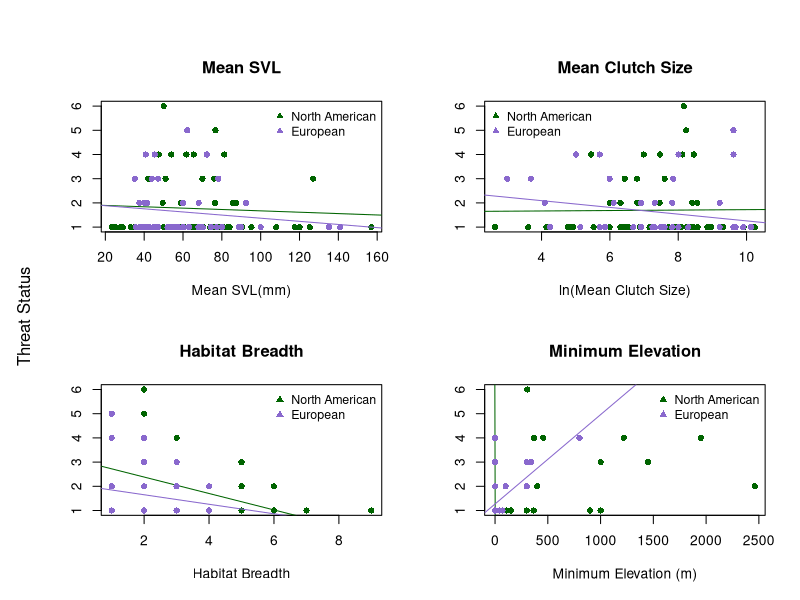
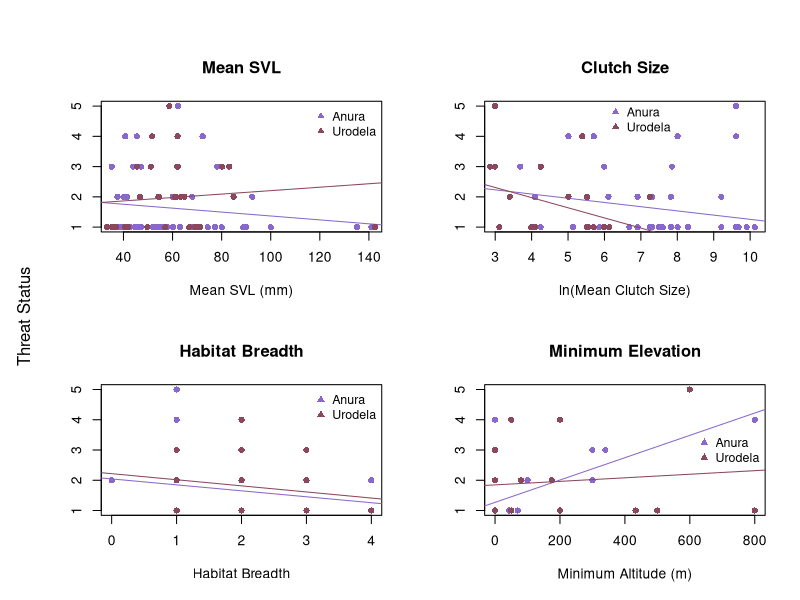

Write R code to recreate these figures, in order. (Note: this script raises an error after producing the figures.)
# ENEC 395 Undergraduate Research 
# Alicia Wood
# 3/20/17
# Correlates of Extinction Risk in European and North American Amphibians



### Setting my working directory to the folder where all of my data and code are stored

setwd('~/Desktop/Extinction-Risk')

library(dplyr)
library(tidyr)



### Reading in raw data files

NAfrogs = read.table("NorthAmericanFrogs.txt", header=T, sep = '\t', quote = "\"")
NApaired = read.table("NorthAmericanFrogsPaired.txt", header=T, sep='\t', quote = "\"")
EuroAmphib = read.table("EuropeanAmphibians.txt", header=T, sep = '\t', quote = "\"", 
                        na.strings = "DD")
Taxonomy = read.table("Taxonomy.txt", header=T, sep = '\t', quote = "\"")



### Simplifying and preparing data for analysis

#Creating Habitat Breadth columns in both datasets
EuroAmphib$Forest <- apply(EuroAmphib[,c(123:131)], 1, sum)
EuroAmphib$Forest[EuroAmphib$Forest > 0] <- 1
EuroAmphib$Savanna <- apply(EuroAmphib[,c(132:133)], 1, sum)
EuroAmphib$Savanna[EuroAmphib$Savanna > 0] <- 1
EuroAmphib$Shrubland <- apply(EuroAmphib[,c(134:141)], 1, sum)
EuroAmphib$Shrubland[EuroAmphib$Shrubland > 0] <- 1
EuroAmphib$Grassland <- apply(EuroAmphib[,c(142:148)], 1, sum)
EuroAmphib$Grassland[EuroAmphib$Grassland > 0] <- 1
EuroAmphib$Wetlands <- apply(EuroAmphib[,c(149:164)], 1, sum)
EuroAmphib$Wetlands[EuroAmphib$Wetlands > 0] <- 1
EuroAmphib$RockyAreas[EuroAmphib$Habitat_RockyAreas_inland_cliffs_moutain_peaks == 1] <- 1
EuroAmphib$RockyAreas[EuroAmphib$Habitat_RockyAreas_inland_cliffs_moutain_peaks == 0] <- 0
EuroAmphib$Caves <- apply(EuroAmphib[,c(166:167)], 1, sum)
EuroAmphib$Caves[EuroAmphib$Caves > 0] <- 1
EuroAmphib$Deserts <- apply(EuroAmphib[,c(168:170)], 1, sum)
EuroAmphib$Deserts[EuroAmphib$Deserts > 0] <- 1
EuroAmphib$ArtificialTerrestrial <- apply(EuroAmphib[,c(171:176)], 1, sum)
EuroAmphib$ArtificialTerrestrial[EuroAmphib$ArtificialTerrestrial > 0] <- 1
EuroAmphib$Other[EuroAmphib$Habitat_Other_dunes == 1] <- 1
EuroAmphib$Other[EuroAmphib$Habitat_Other_dunes == 0] <- 0
EuroAmphib$HabitatBreadth <- apply(EuroAmphib[,c(255:264)], 1, sum)
NAfrogs$HabitatBreadth <- apply(NAfrogs[,c(22:33)], 1, sum)

#Condensing mean max and min Clutch Size into 1 mean Clutch Size column for NA dataset
NAfrogs$ClutchSize <- ifelse(is.na(NAfrogs$MeanClutchSize), ifelse(is.na(NAfrogs$MaxClutchSize), 
                      ifelse(is.na(NAfrogs$MinClutchSize), NA, NAfrogs$MinClutchSize),
                      ifelse(is.na(NAfrogs$MinClutchSize), NAfrogs$MaxClutchSize, 
                      rowMeans(NAfrogs[,c("MinClutchSize", "MaxClutchSize")]))), 
                      NAfrogs$MeanClutchSize)

#Simplifying NAfrogs SVL data into 1 Mean SVL column
NAfrogs$SVLunspecified <- ifelse(is.na(NAfrogs$MeanSVL_Unspecified_mm), 
                                 ifelse(is.na(NAfrogs$MaxSVL_Unspecified_mm),
                                        ifelse(is.na(NAfrogs$MinSVL_Unspecified_mm), NA, 
                                               NAfrogs$MinSVL_Unspecified_mm), 
                                        ifelse(is.na(NAfrogs$MinSVL_Unspecified_mm), 
                                               NAfrogs$MaxSVL_Unspecified_mm, 
                                               rowMeans(NAfrogs[,c("MinSVL_Unspecified_mm", 
                                                                   "MaxSVL_Unspecified_mm")]))), 
                                 NAfrogs$MeanSVL_Unspecified_mm)
NAfrogs$SVLfemale <- ifelse(is.na(NAfrogs$MeanSVL_Female_mm), 
                            ifelse(is.na(NAfrogs$MaxSVL_Female_mm), 
                                   ifelse(is.na(NAfrogs$MinSVL_Female_mm), NA, 
                                          NAfrogs$MinSVL_Female_mm), 
                                   ifelse(is.na(NAfrogs$MinSVL_Female_mm), 
                                          NAfrogs$MaxSVL_Female_mm, 
                                          rowMeans(NAfrogs[,c("MinSVL_Female_mm", 
                                                              "MaxSVL_Female_mm")]))), 
                            NAfrogs$MeanSVL_Female_mm)
NAfrogs$SVLmale <- ifelse(is.na(NAfrogs$MeanSVL_Male_mm), 
                          ifelse(is.na(NAfrogs$MaxSVL_Male_mm), 
                                 ifelse(is.na(NAfrogs$MinSVL_Male_mm), NA, 
                                        NAfrogs$MinSVL_Male_mm), 
                                 ifelse(is.na(NAfrogs$MinSVL_Male_mm), NAfrogs$MaxSVL_Male_mm, 
                                        rowMeans(NAfrogs[,c("MinSVL_Male_mm", 
                                                            "MaxSVL_Male_mm")]))), 
                          NAfrogs$MeanSVL_Male_mm)
NAfrogs$SVLMFmean <- rowMeans(NAfrogs[,c("SVLfemale", "SVLmale")])
NAfrogs$SVL <- ifelse(!is.na(NAfrogs$SVLunspecified) & !is.na(NAfrogs$SVLfemale) & 
                        !is.na(NAfrogs$SVLmale), rowMeans(NAfrogs[,c("SVLunspecified", 
                                                                     "SVLMFmean")]), 
                      ifelse(is.na(NAfrogs$SVLunspecified), 
                             ifelse(is.na(NAfrogs$SVLfemale), 
                                    ifelse(is.na(NAfrogs$SVLmale), NA, NAfrogs$SVLmale), 
                                    ifelse(is.na(NAfrogs$SVLmale), NAfrogs$SVLfemale, 
                                           NAfrogs$SVLMFmean)), NAfrogs$SVLunspecified))



### Organizing Threat Data

# Creating Continuous Threat Status Values in European Dataset
EuroAmphib$threat[EuroAmphib$IUCN_Status_LeastConcern == 1] <- 1
EuroAmphib$threat[EuroAmphib$IUCN_Status_NearThreatened == 1] <- 2
EuroAmphib$threat[EuroAmphib$IUCN_Status_Vulnerable == 1] <- 3
EuroAmphib$threat[EuroAmphib$IUCN_Status_Endangered == 1] <- 4
EuroAmphib$threat[EuroAmphib$IUCN_Status_CriticallyEndangered == 1] <- 5
# Creating Threat status ordinal values
threat = data.frame(IUCN_Threat_Status = c('LC', 'NT', 'VU', 'EN', 'CR', 'EW'),
                    threat = 1:6)



### Joining in taxonomy and threat datasets

NAfrogs <- merge(NAfrogs, Taxonomy, by = "SpeciesName") %>% left_join(threat)
EuroAmphib <- merge(EuroAmphib, Taxonomy, by = "SpeciesName")



### Dividing European dataset into Anura and Urodela order datasets

Efrogs <- EuroAmphib[EuroAmphib$Order == 'Anura',]
Esalamanders <- EuroAmphib[EuroAmphib$Order == 'Urodela',]



##### Plots and Linear Models



## North American and European Anura Comparison
pdf('plots/NA_Eur_anura.pdf', height = 8, width = 10)
par(mfrow=c(2,2), oma = c(0,2,2,0))
# SVL
plot(NAfrogs$SVL, NAfrogs$threat, xlab = "Mean SVL(mm)", ylab = "", 
     main = "Mean SVL", col = "darkgreen", pch = 16)
lm_svl_na = lm(NAfrogs$threat ~ NAfrogs$SVL)
abline(lm_svl_na, col = "darkgreen")
summary(lm_svl_na)
points(Efrogs$SVL_Unspecified_mm, Efrogs$threat, 
       col = "mediumpurple3", pch = 16)
lm_svl_e = lm(Efrogs$threat ~ Efrogs$SVL_Unspecified_mm)
abline(lm_svl_e, col = "mediumpurple3")
summary(lm_svl_e)
legend("topright", c("North American", "European"), pch = 17, 
       col = c("darkgreen", "mediumpurple3"), cex = 0.9, bty = "n")
# Clutch Size
plot(log(NAfrogs$ClutchSize), NAfrogs$threat, xlab = "ln(Mean Clutch Size)", ylab = "", 
     main = "Mean Clutch Size", col = "darkgreen", pch = 16)
lm_cs_na = lm(NAfrogs$threat ~ log(NAfrogs$ClutchSize))
abline(lm_cs_na, col = "darkgreen")
summary(lm_cs_na)
points(log(Efrogs$Number_of_eggs_or_offspring), Efrogs$threat, 
       col = "mediumpurple3", pch = 16)
lm_cs_e = lm(Efrogs$threat ~ log(Efrogs$Number_of_eggs_or_offspring))
abline(lm_cs_e, col = "mediumpurple3")
summary(lm_cs_e)
legend("topleft", c("North American", "European"), pch = 17, 
       col = c("darkgreen", "mediumpurple3"), cex = 0.9, bty = "n")
# Habitat Breadth
plot(NAfrogs$HabitatBreadth, NAfrogs$threat, xlab = "Habitat Breadth", ylab = "", 
     main = "Habitat Breadth", col = "darkgreen", pch = 16)
lm_hb_na = lm(NAfrogs$threat ~ NAfrogs$HabitatBreadth)
abline(lm_hb_na, col = "darkgreen")
summary(lm_hb_na)
points(Efrogs$HabitatBreadth, Efrogs$threat, 
       col = "mediumpurple3", pch = 16)
lm_hb_e = lm(Efrogs$threat ~ Efrogs$HabitatBreadth)
abline(lm_hb_e, col = "mediumpurple3")
summary(lm_hb_e)
legend("topright", c("North American", "European"), pch = 17, 
       col = c("darkgreen", "mediumpurple3"), cex = 0.9, bty = "n")
# Minimum Elevation
plot(NAfrogs$MinElevation_m, NAfrogs$threat, xlab = "Minimum Elevation (m)", 
     ylab = "", main = "Minimum Elevation", 
     col = "darkgreen", pch = 16)
lm_me_na = lm(NAfrogs$threat ~ NAfrogs$MinElevation_m)
abline(lm_me_na, col = "darkgreen")
summary(lm_me_na)
points(Efrogs$Altitude_min, Efrogs$threat, col = "mediumpurple3", pch = 16)
lm_me_e = lm(Efrogs$threat ~ Efrogs$Altitude_min)
abline(lm_me_e, col = "mediumpurple3")
summary(lm_me_e)
legend("topright", c("North American", "European"), pch = 17, 
       col = c("darkgreen", "mediumpurple3"), cex = 0.9, bty = "n")
mtext("Threat Status", side = 2, outer = TRUE)
dev.off()

# Multi-Variable Linear Model North American Frogs
Multi_lm_na = lm(NAfrogs$threat ~ NAfrogs$SVL + NAfrogs$ClutchSize + 
                   NAfrogs$HabitatBreadth + NAfrogs$MinElevation_m)
summary(Multi_lm_na)
# Multi-Variable Linear Model European Frogs
Multi_lm_e = lm(Efrogs$threat ~ Efrogs$SVL_Unspecified_mm + 
                  Efrogs$Number_of_eggs_or_offspring + 
                  Efrogs$HabitatBreadth + Efrogs$Altitude_min)
summary(Multi_lm_e)


## European Anura and Urodela Comparison
pdf('plots/EurF_EurS.pdf', height = 8, width = 10)
par(mfrow=c(2,2), oma = c(0,2,2,0))
# SVL
plot(Efrogs$SVL_Unspecified_mm, Efrogs$threat, xlab = "Mean SVL (mm)", ylab = "", 
     col = "mediumpurple3", main = "Mean SVL", pch = 16)
lm_svl_f = lm(Efrogs$threat ~ Efrogs$SVL_Unspecified_mm)
abline(lm_svl_f, col = "mediumpurple3")
summary(lm_svl_f)
points(Esalamanders$SVL_Unspecified_mm, Esalamanders$threat, 
       col = "palevioletred4", pch = 16)
lm_svl_s = lm(Esalamanders$threat ~ Esalamanders$SVL_Unspecified_mm)
abline(lm_svl_s, col = "palevioletred4")
summary(lm_svl_s)
legend("topright", c("Anura", "Urodela"), pch = 17, 
       col = c("mediumpurple3", "palevioletred4"), cex = 0.9, bty = "n")
# Clutch Size
plot(log(Efrogs$Number_of_eggs_or_offspring), Efrogs$threat, xlab = "ln(Mean Clutch Size)", 
     ylab = "", col = "mediumpurple3", main = "Clutch Size", pch = 16)
lm_cs_f = lm(Efrogs$threat ~ log(Efrogs$Number_of_eggs_or_offspring))
abline(lm_cs_f, col = "mediumpurple3")
summary(lm_cs_f)
points(log(Esalamanders$Number_of_eggs_or_offspring), Esalamanders$threat, 
       col = "palevioletred4", pch = 16)
lm_cs_s = lm(Esalamanders$threat ~ log(Esalamanders$Number_of_eggs_or_offspring))
abline(lm_cs_s, col = "palevioletred4")
summary(lm_cs_s)
legend(6,5.3, c("Anura", "Urodela"), pch = 17, 
       col = c("mediumpurple3", "palevioletred4"), cex = 0.9, bty = "n")
# Habitat Breadth
plot(Efrogs$HabitatBreadth, Efrogs$threat, xlab = "Habitat Breadth", 
     ylab = "", col = "mediumpurple3", main = "Habitat Breadth", pch = 16)
lm_hb_f = lm(Efrogs$threat ~ Efrogs$HabitatBreadth)
abline(lm_hb_f, col = "mediumpurple3")
summary(lm_hb_f)
points(Esalamanders$HabitatBreadth, Esalamanders$threat, 
       col = "palevioletred4", pch = 16)
lm_hb_s = lm(Esalamanders$threat ~ Esalamanders$HabitatBreadth)
abline(lm_hb_s, col = "palevioletred4")
summary(lm_hb_s)
legend("topright", c("Anura", "Urodela"), pch = 17, 
       col = c("mediumpurple3", "palevioletred4"), cex = 0.9, bty = "n")
# Minimum Elevation
plot(Efrogs$Altitude_min, Efrogs$threat, xlab = "Minimum Altitude (m)", 
     ylab = "", col = "mediumpurple3", 
     main = "Minimum Elevation", pch = 16)
lm_me_f = lm(Efrogs$threat ~ Efrogs$Altitude_min)
abline(lm_me_f, col = "mediumpurple3")
summary(lm_me_f)
points(Esalamanders$Altitude_min, Esalamanders$threat, 
       col = "palevioletred4", pch = 16)
lm_me_s = lm(Esalamanders$threat ~ Esalamanders$Altitude_min)
abline(lm_me_s, col = "palevioletred4")
summary(lm_me_s)
legend("right", c("Anura", "Urodela"), pch = 17, 
       col = c("mediumpurple3", "palevioletred4"), cex = 0.9, bty = "n")
mtext("Threat Status", outer = TRUE, side = 2)
dev.off()

# Multi-Variable Linear Model European Frogs
Multi_lm_e = lm(Efrogs$threat ~ Efrogs$SVL_Unspecified_mm + 
                  Efrogs$Number_of_eggs_or_offspring + 
                  Efrogs$HabitatBreadth + Efrogs$Altitude_min)
summary(Multi_lm_e)
# Multi-Variable Linear Model European Frogs
Multi_lm_s = lm(Esalamanders$threat ~ Esalamanders$SVL_Unspecified_mm + 
                  Esalamanders$Number_of_eggs_or_offspring + 
                  Esalamanders$HabitatBreadth + 
                  Esalamanders$Altitude_min)
summary(Multi_lm_s)



#### Paired Analysis


#preparing the paired dataset
NApaired$HabitatBreadth1 <- apply(NApaired[,c(24:35)], 1, sum)
NApaired$HabitatBreadth2 <- apply(NApaired[,c(63:74)], 1, sum)

NApaired$ClutchSize1 <- ifelse(is.na(NApaired$MeanClutchSize1), 
                               ifelse(is.na(NApaired$MaxClutchSize1), 
                                      ifelse(is.na(NApaired$MinClutchSize1), NA, 
                                             NApaired$MinClutchSize1), 
                                      ifelse(is.na(NApaired$MinClutchSize1), 
                                             NApaired$MaxClutchSize1, 
                                             rowMeans(NApaired[,c("MinClutchSize1", 
                                                                  "MaxClutchSize1")]))), 
                               NApaired$MeanClutchSize1)
NApaired$ClutchSize2 <- ifelse(is.na(NApaired$MeanClutchSize2), 
                               ifelse(is.na(NApaired$MaxClutchSize2), 
                                      ifelse(is.na(NApaired$MinClutchSize2), NA, 
                                             NApaired$MinClutchSize2), 
                                      ifelse(is.na(NApaired$MinClutchSize2), 
                                             NApaired$MaxClutchSize2, 
                                             rowMeans(NApaired[,c("MinClutchSize2", 
                                                                  "MaxClutchSize2")]))), 
                               NApaired$MeanClutchSize2)

NApaired$SVLunspecified1 <- ifelse(is.na(NApaired$MeanSVL_Unspecified_mm1), 
                                   ifelse(is.na(NApaired$MaxSVL_Unspecified_mm1), 
                                          ifelse(is.na(NApaired$MinSVL_Unspecified_mm1), NA, 
                                                 NApaired$MinSVL_Unspecified_mm1), 
                                          ifelse(is.na(NApaired$MinSVL_Unspecified_mm1), 
                                                 NApaired$MaxSVL_Unspecified_mm1, 
                                                 rowMeans(NApaired[,c("MinSVL_Unspecified_mm1", 
                                                                      "MaxSVL_Unspecified_mm1")]))), 
                                   NApaired$MeanSVL_Unspecified_mm1)
NApaired$SVLfemale1 <- ifelse(is.na(NApaired$MeanSVL_Female_mm1), 
                              ifelse(is.na(NApaired$MaxSVL_Female_mm1), 
                                     ifelse(is.na(NApaired$MinSVL_Female_mm1), NA, 
                                            NApaired$MinSVL_Female_mm1), 
                                     ifelse(is.na(NApaired$MinSVL_Female_mm1), 
                                            NApaired$MaxSVL_Female_mm1, 
                                            rowMeans(NApaired[,c("MinSVL_Female_mm1", 
                                                                 "MaxSVL_Female_mm1")]))), 
                              NApaired$MeanSVL_Female_mm1)
NApaired$SVLmale1 <- ifelse(is.na(NApaired$MeanSVL_Male_mm1), 
                            ifelse(is.na(NApaired$MaxSVL_Male_mm1), 
                                   ifelse(is.na(NApaired$MinSVL_Male_mm1), NA, 
                                          NApaired$MinSVL_Male_mm1), 
                                   ifelse(is.na(NApaired$MinSVL_Male_mm1), 
                                          NApaired$MaxSVL_Male_mm1, 
                                          rowMeans(NApaired[,c("MinSVL_Male_mm1", 
                                                               "MaxSVL_Male_mm1")]))), 
                            NApaired$MeanSVL_Male_mm1)
NApaired$SVLMFmean1 <- rowMeans(NApaired[,c("SVLfemale1", "SVLmale1")])
NApaired$SVL1 <- ifelse(!is.na(NApaired$SVLunspecified1) & !is.na(NApaired$SVLfemale1) & 
                          !is.na(NApaired$SVLmale1),
                        rowMeans(NApaired[,c("SVLunspecified1", "SVLMFmean1")]), 
                        ifelse(is.na(NApaired$SVLunspecified1), 
                               ifelse(is.na(NApaired$SVLfemale1), 
                                      ifelse(is.na(NApaired$SVLmale1), NA, 
                                             NApaired$SVLmale1), 
                                      ifelse(is.na(NApaired$SVLmale1), 
                                             NApaired$SVLfemale1, NApaired$SVLMFmean1)), 
                               NApaired$SVLunspecified1))
NApaired$SVLunspecified2 <- ifelse(is.na(NApaired$MeanSVL_Unspecified_mm2), 
                                   ifelse(is.na(NApaired$MaxSVL_Unspecified_mm2), 
                                          ifelse(is.na(NApaired$MinSVL_Unspecified_mm2), NA, 
                                                 NApaired$MinSVL_Unspecified_mm2), 
                                          ifelse(is.na(NApaired$MinSVL_Unspecified_mm2), 
                                                 NApaired$MaxSVL_Unspecified_mm2, 
                                                 rowMeans(NApaired[,c("MinSVL_Unspecified_mm2", 
                                                                      "MaxSVL_Unspecified_mm2")]))), 
                                   NApaired$MeanSVL_Unspecified_mm2)
NApaired$SVLfemale2 <- ifelse(is.na(NApaired$MeanSVL_Female_mm2), 
                              ifelse(is.na(NApaired$MaxSVL_Female_mm2), 
                                     ifelse(is.na(NApaired$MinSVL_Female_mm2), NA, 
                                            NApaired$MinSVL_Female_mm2), 
                                     ifelse(is.na(NApaired$MinSVL_Female_mm2), 
                                            NApaired$MaxSVL_Female_mm2, 
                                            rowMeans(NApaired[,c("MinSVL_Female_mm2", 
                                                                 "MaxSVL_Female_mm2")]))), 
                              NApaired$MeanSVL_Female_mm2)
NApaired$SVLmale2 <- ifelse(is.na(NApaired$MeanSVL_Male_mm2), 
                            ifelse(is.na(NApaired$MaxSVL_Male_mm2), 
                                   ifelse(is.na(NApaired$MinSVL_Male_mm2), NA, 
                                          NApaired$MinSVL_Male_mm2), 
                                   ifelse(is.na(NApaired$MinSVL_Male_mm2), 
                                          NApaired$MaxSVL_Male_mm2, 
                                          rowMeans(NApaired[,c("MinSVL_Male_mm2", 
                                                               "MaxSVL_Male_mm2")]))), 
                            NApaired$MeanSVL_Male_mm2)
NApaired$SVLMFmean2 <- rowMeans(NApaired[,c("SVLfemale2", "SVLmale2")])
NApaired$SVL2 <- ifelse(!is.na(NApaired$SVLunspecified2) & !is.na(NApaired$SVLfemale2) & 
                          !is.na(NApaired$SVLmale2), 
                        rowMeans(NApaired[,c("SVLunspecified2", "SVLMFmean2")]), 
                        ifelse(is.na(NApaired$SVLunspecified2), 
                               ifelse(is.na(NApaired$SVLfemale2), 
                                      ifelse(is.na(NApaired$SVLmale2), NA, 
                                             NApaired$SVLmale2), 
                                      ifelse(is.na(NApaired$SVLmale2), NApaired$SVLfemale2, 
                                             NApaired$SVLMFmean2)), NApaired$SVLunspecified2))


## Wilcoxon Tests
wilcox.test(NApaired$SVL1, NApaired$SVL2, paired = TRUE)
wilcox.test(NApaired$ClutchSize1, NApaired$ClutchSize2, paired = TRUE)
wilcox.test(NApaired$HabitatBreadth1, NApaired$HabitatBreadth2, paired = TRUE)
wilcox.test(NApaired$MinElevation_m1, NApaired$MinElevation_m2, paired = TRUE)

## Creating Difference Columns
NApaired$SVLdiff = NApaired$SVL2 - NApaired$SVL1
NApaired$ClutchSizediff = NApaired$ClutchSize2 - NApaired$ClutchSize1
NApaired$HabitatBreadthdiff = NApaired$HabitatBreadth2 - NApaired$HabitatBreadth1
NApaired$MinElevationdiff = NApaired$MinElevation_m2 - NApaired$MinElevation_m1

# Paired Difference Boxplots
pdf('plots/paired.pdf', height = 8, width = 10)
boxplot(NApaired[, c('SVLdiff', 'ClutchSizediff', 
                     'HabitatBreadthdiff', "MinElevationdiff")], 
        names = c("Mean SVL (mm)", "Mean Clutch Size", 
                  "Habitat Breadth", "Minimum Elevation (m)"))
dev.off()
